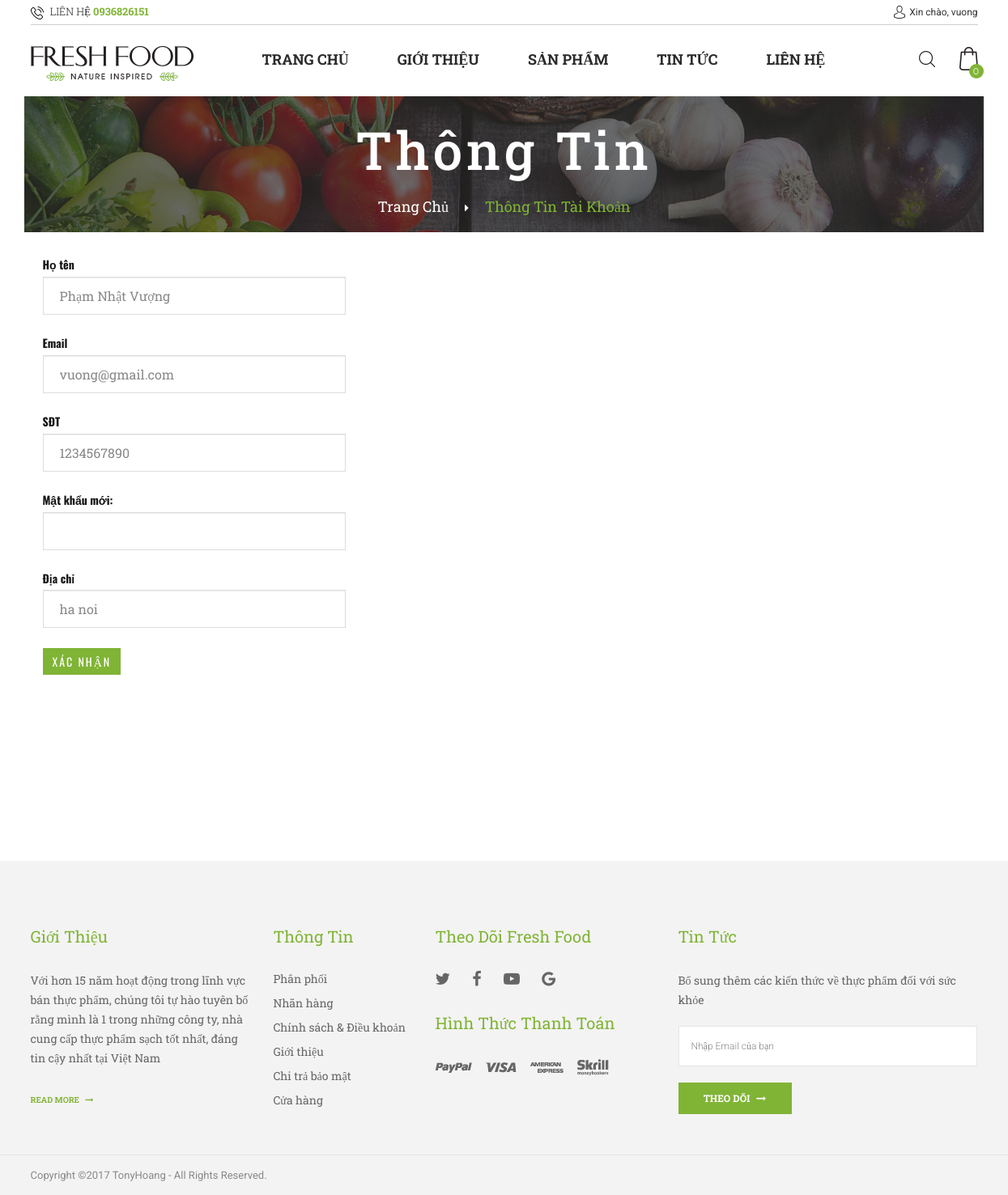
The page /index.php?route=login&actions=edit-info (signed in) on the database its author committed.
### tables this page shows
CREATE TABLE `user` (
  `user_id` int(11) NOT NULL,
  `username` varchar(100) NOT NULL,
  `password` varchar(64) NOT NULL,
  `email` varchar(100) NOT NULL,
  `full_name` varchar(100) DEFAULT NULL,
  `phone` varchar(100) DEFAULT NULL,
  `address` varchar(255) DEFAULT NULL,
  `role` tinyint(4) NOT NULL DEFAULT '1'
);

### index.php (called while the page is built, shortened)
<?php
require 'header.php';
if (isset($_GET['route'])) {
	$route = $_GET['route'];
} else {
	$route = 'page';
}
if (isset($_GET['actions'])) {
	$actions = $_GET['actions'];
} else {
	$actions = 'content';
}
include $route . '/' . $actions . '.php';
require 'footer.php'
?>

### common/database.php (called while the page is built, shortened)
<?php
$mysqli = mysqli_connect(DB_HOST, DB_USER, DB_PASS, DB_NAME);
mysqli_set_charset($mysqli,"utf8");
function get_one($table,$field_name,$field_value){
	global $mysqli;
	$sql = "SELECT * FROM $table WHERE $field_name = '$field_value'";
	$res = mysqli_query($mysqli,$sql);
	return mysqli_fetch_assoc($res);
}
?>

### login/edit-info.php (the view, shortened to what this page needs)
<?php   if (isset($_SESSION['logIn'])){
	$u = $_SESSION['logIn'];
}
$row = get_one('user','user_id',$u['user_id']);
?>
<div class="main-content">
    <div class="container">
        <div class="banner-header banner-lbook3">
            <img src="public/images/banner-catalog1.jpg" alt="Banner-header">
            <div class="text">
                <h3>Thông tin</h3>
                <p><a href="index.php" title="Home">Trang chủ</a><i class="fa fa-caret-right"></i>Thông tin tài khoản</p>
            </div>
        </div>
    </div>
    <?php if (isset($_SESSION['logIn'])): ?>
    <div class="cart-box-container">
        <div class="container container-ver2 space-padding-tb-30">
            <?php if($row) : ?>
		<div class="col-md-4">
			<form action="" method="POST" role="form">
				<div class="form-group">
					<label for="username">Họ tên</label>
					<input type="text" class="form-control" value="<?php echo $row['full_name']; ?>" name="full_name">
				</div>
				<div class="form-group">
					<label for="email">Email</label>
					<input type="email" class="form-control" value="<?php echo $row['email']; ?>" name="email">
				</div>
				<div class="form-group">
					<label for="email">SĐT</label>
					<input type="text" class="form-control" value="<?php echo $row['phone']; ?>" name="phone">
				</div>
				<div class="form-group">
					<label for="password">Mật khẩu mới:</label>
					<input type="password" class="form-control" name="password">
				</div>
				<div class="form-group">
					<label for="password">Địa chỉ</label>
					<input type="text" class="form-control" value="<?php echo $row['address']; ?>" name="address">
				</div>
				<button type="submit" class="btn btn-primary">Xác nhận</button>
			</form>
		</div>
	<?php endif; ?>
        </div>
    </div>
	<?php else: ?>
		<?php include 'page/404.php'; ?>
    <?php endif; ?>
</div>

### rows shown on the page
user: full_name "Phạm Nhật Vượng", email "vuong@gmail.com", phone "1234567890", address "ha noi"

### other values the page prints
$user['username'] "vuong"
get_qtt() "0"
